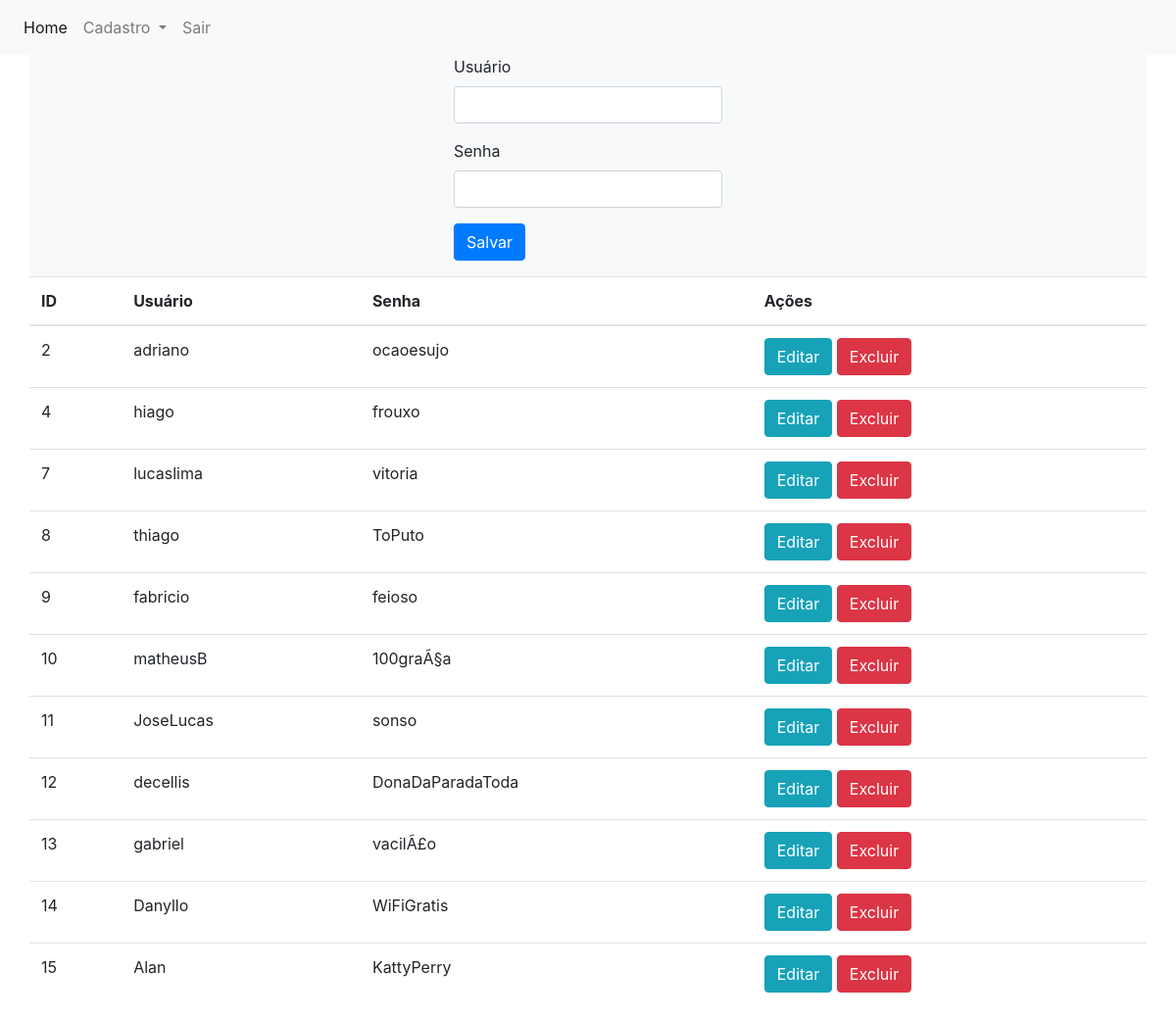
Page /crud/controller/usuario/usuario.php on the committed database.
### tables this page shows
CREATE TABLE IF NOT EXISTS `usuario` (
  `id` int(11) NOT NULL AUTO_INCREMENT,
  `usuario` varchar(100) NOT NULL,
  `senha` varchar(100) NOT NULL,
  PRIMARY KEY (`id`)
);

### crud/controller/usuario/usuarioDAO.php (called while the page is built, shortened)
<?php
$id = 0;
$usuario = '';
?>

### crud/controller/usuario/usuario.php (the view, shortened to what this page needs)
<!DOCTYPE html>
<html>
<head>
   <?php
   require_once '../../view/head.php';
   ?>
</head>
<body>
   <?php
   require_once '../../view/nav.php';
   require_once 'usuarioDAO.php';
   ?>
   <div class="container">
       <div class="row justify-content-center bg-light">
           <form action="usuarioDAO.php" method="POST">
               <div class="form-group">
                   <label>Usuário</label>
                   <input type="text" class="form-control" value="<?php echo $usuario ?>" name="usuario" id="usuario">
               </div>
               <div class="form-group">
                   <label>Senha</label>
                   <input type="password" class="form-control" value="<?php echo $usuario ?>" name="senha" id="senha">
               </div>
               <div class="form-group">
        <?php if($id != 0) :?>
            <button type="submit" class="btn btn-info" name="atualizar">Atualizar</button>
<?php else: ?>
             <button type="submit" class="btn btn-primary" name="salvar">Salvar</button>
<?php endif; ?>
               </div>
           </form>
       </div>
       <?php
       require_once('../banco/conexao.php');
       $resultado = $conexao->query("SELECT * FROM usuario") or die(mysqli_error($conexao));
       ?>
       <div class="row justify-content-center">
           <table class="table">
               <thead>
                   <tr>
                       <th>ID</th>
                       <th>Usuário</th>
                       <th>Senha</th>
                       <th colspan="2">Ações</th>
                   </tr>
               </thead>
               <?php
               while ($row = $resultado->fetch_assoc()) : ?>
                   <tr>
                       <td><?php echo $row['id']; ?></td>
                       <td><?php echo $row['usuario']; ?></td>
                       <td><?php echo $row['senha']; ?></td>
                       <td>
                           <a href="usuario.php?editar=<?php echo $row['id']; ?>" class="btn btn-info">Editar</a>
                           <a href="usuarioDAO.php?excluir=<?php echo $row['id']; ?> " class="btn btn-danger">Excluir</a>
                       </td>
                   </tr>
               <?php endwhile; ?>
           </table>
       </div>
   </div>
</body>
</html>

### crud/view/head.php (shortened to what this page needs)
<link rel="stylesheet" href="https://stackpath.bootstrapcdn.com/bootstrap/4.3.1/css/bootstrap.min.css">

### crud/view/nav.php (shortened to what this page needs)
<nav class="navbar navbar-expand-lg navbar-light bg-light">
        <div class="collapse navbar-collapse" id="navbarSupportedContent">
            <ul class="navbar-nav mr-auto">
                <li class="nav-item active">
                    <a class="nav-link" href="AulasProgramacaoWeb-master/sistema/crud/menu.php">Home <span class="sr-only">(current)</span></a>
                </li>
                <li class="nav-item dropdown">
                    <a class="nav-link dropdown-toggle" href="#" id="navbarDropdown" role="button" data-toggle="dropdown" aria-haspopup="true" aria-expanded="false">
                        Cadastro
                    </a>
                </li>
                <li class="nav-item">
                    <a class="nav-link" href="/sistema/crud/controller/autenticar/sair.php">Sair</a>
                </li>
            </ul>
        </div>
    </nav>

### rows in the picture
usuario: id "2", usuario "adriano", senha "ocaoesujo"
usuario: id "4", usuario "hiago", senha "frouxo"
usuario: id "7", usuario "lucaslima", senha "vitoria"
usuario: id "8", usuario "thiago", senha "ToPuto"
usuario: id "9", usuario "fabricio", senha "feioso"
usuario: id "10", usuario "matheusB", senha "100graÃ§a"
usuario: id "11", usuario "JoseLucas", senha "sonso"
usuario: id "12", usuario "decellis", senha "DonaDaParadaToda"
usuario: id "13", usuario "gabriel", senha "vacilÃ£o"
usuario: id "14", usuario "Danyllo", senha "WiFiGratis"
usuario: id "15", usuario "Alan", senha "KattyPerry"
